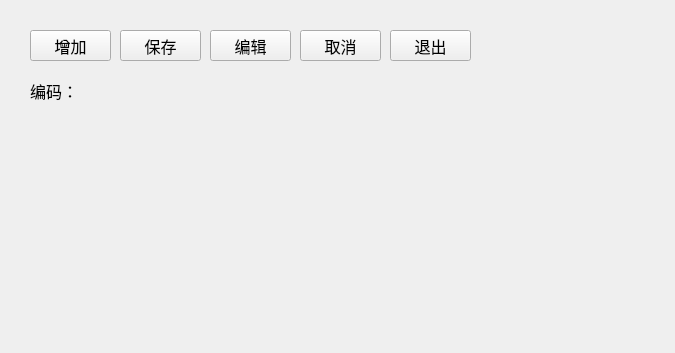
<?xml version="1.0" encoding="UTF-8"?>
<ui version="4.0">
 <class>CDlgAddCusmerInfo</class>
 <widget class="QWidget" name="CDlgAddCusmerInfo">
  <property name="geometry">
   <rect>
    <x>0</x>
    <y>0</y>
    <width>675</width>
    <height>353</height>
   </rect>
  </property>
  <property name="windowTitle">
   <string>CDlgAddCusmerInfo</string>
  </property>
  <widget class="QPushButton" name="pushButton">
   <property name="geometry">
    <rect>
     <x>30</x>
     <y>30</y>
     <width>81</width>
     <height>31</height>
    </rect>
   </property>
   <property name="font">
    <font>
     <family>Arial</family>
     <pointsize>12</pointsize>
    </font>
   </property>
   <property name="text">
    <string>增加</string>
   </property>
  </widget>
  <widget class="QPushButton" name="pushButton_2">
   <property name="geometry">
    <rect>
     <x>120</x>
     <y>30</y>
     <width>81</width>
     <height>31</height>
    </rect>
   </property>
   <property name="font">
    <font>
     <family>Arial</family>
     <pointsize>12</pointsize>
    </font>
   </property>
   <property name="text">
    <string>保存</string>
   </property>
  </widget>
  <widget class="QPushButton" name="pushButton_3">
   <property name="geometry">
    <rect>
     <x>210</x>
     <y>30</y>
     <width>81</width>
     <height>31</height>
    </rect>
   </property>
   <property name="font">
    <font>
     <family>Arial</family>
     <pointsize>12</pointsize>
    </font>
   </property>
   <property name="text">
    <string>编辑</string>
   </property>
  </widget>
  <widget class="QPushButton" name="pushButton_4">
   <property name="geometry">
    <rect>
     <x>300</x>
     <y>30</y>
     <width>81</width>
     <height>31</height>
    </rect>
   </property>
   <property name="font">
    <font>
     <family>Arial</family>
     <pointsize>12</pointsize>
    </font>
   </property>
   <property name="text">
    <string>取消</string>
   </property>
  </widget>
  <widget class="QPushButton" name="pushButton_5">
   <property name="geometry">
    <rect>
     <x>390</x>
     <y>30</y>
     <width>81</width>
     <height>31</height>
    </rect>
   </property>
   <property name="font">
    <font>
     <family>Arial</family>
     <pointsize>12</pointsize>
    </font>
   </property>
   <property name="text">
    <string>退出</string>
   </property>
  </widget>
  <widget class="QLabel" name="label">
   <property name="geometry">
    <rect>
     <x>30</x>
     <y>80</y>
     <width>51</width>
     <height>21</height>
    </rect>
   </property>
   <property name="font">
    <font>
     <family>Arial</family>
     <pointsize>12</pointsize>
    </font>
   </property>
   <property name="text">
    <string>编码：</string>
   </property>
  </widget>
 </widget>
 <layoutdefault spacing="6" margin="11"/>
 <resources/>
 <connections/>
</ui>
